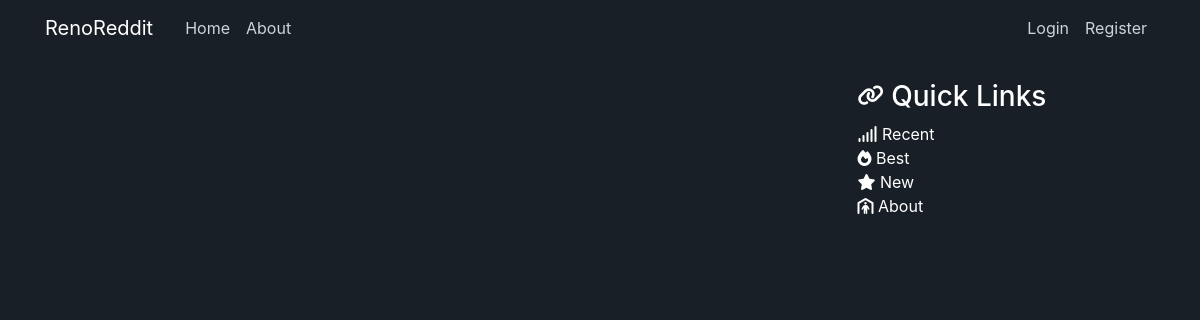
The page /renoreddit/ on the database as committed earlier.
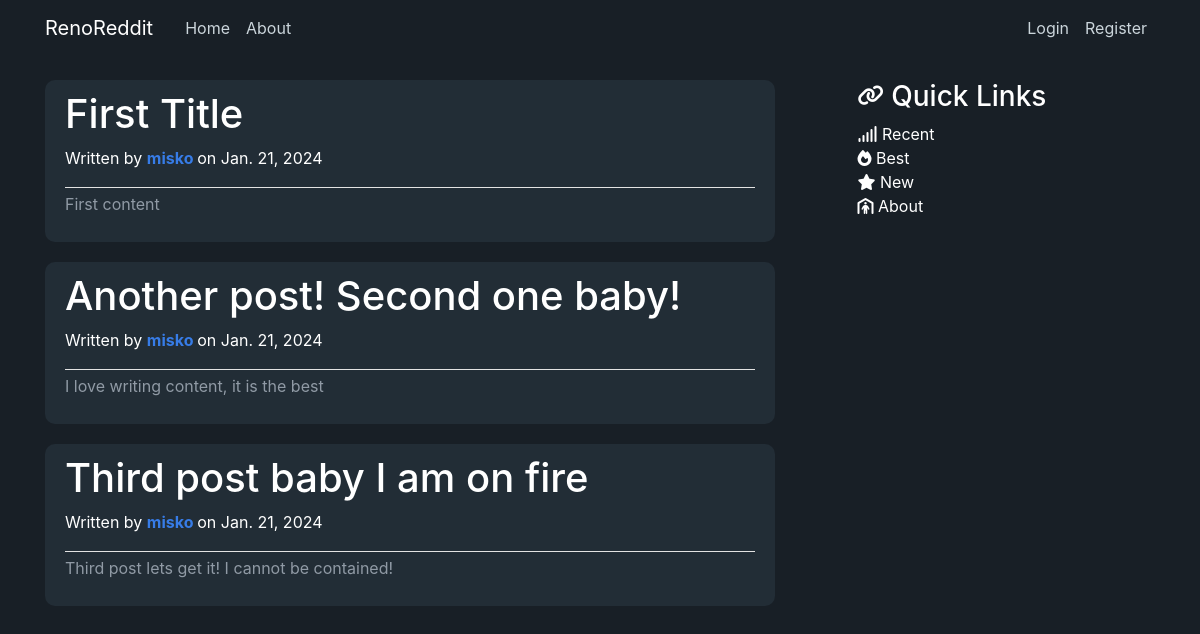
The same page on the database as committed later.
### renoreddit/models.py (models this page shows, shortened)
class Post(models.Model):
    title = models.CharField(max_length=75)
    content = models.TextField(default='') # similar to CharField, but textfield is unrestricted text
    date_posted = models.DateTimeField(default=timezone.now)
    author = models.ForeignKey(User, on_delete=models.CASCADE) # on_delete with this value is a one way street, if a user is deleted entirely, all of their posts will also be deleted

### renoreddit/views.py (the view)
# urls.py: path('', views.home, name='renoreddit-home'),
def home (request):
    context = {
        'posts': Post.objects.all()
    }
    return render(request, 'renoreddit/home.html', context)

### renoreddit/templates/renoreddit/home.html
{% extends "renoreddit/base.html" %}
{% block content %}
    {% for post in posts %}
    <article class="media content-section">
        <div class="media-body">
            <div class="article-metadata">
                <h1 class="article-content">{{ post.title }}</h1>
                <p class="article-content">Written by <a class="article-author" href="#">{{ post.author }} </a>on {{ post.date_posted|date }}</p>
            </div>
            <p class="article-content article-paragraph">{{ post.content }}</p>
        </div>
    </article>
    {% endfor %}
{% endblock content %}

### renoreddit/templates/renoreddit/base.html (shortened to what this page needs)
{% load static %}
<!DOCTYPE html>
<html lang="en">
<head>
    <link rel="stylesheet" href="https://cdn.jsdelivr.net/npm/bootstrap@4.0.0/dist/css/bootstrap.min.css">
    <link rel="stylesheet" href="{% static 'renoreddit/main.css' %}" type="text/css">
</head>
<body>
    <header class="site-header">
        <nav class="navbar navbar-expand-md navbar-dark bg-steel fixed-top">
          <div class="container">
            <a class="navbar-brand mr-4" href="/">RenoReddit</a>
            <div class="collapse navbar-collapse" id="navbarToggle">
              <div class="navbar-nav mr-auto">
                <a class="nav-item nav-link" href="{% url 'renoreddit-home' %}">Home</a>
                <a class="nav-item nav-link" href="{% url 'renoreddit-about' %}">About</a>
              </div>
              <div class="navbar-nav">
                {% if user.is_authenticated %}
                  <a class="nav-item nav-link" href="{% url 'profile' %}">Profile</a>
                  <a class="nav-item nav-link" href="{% url 'logout' %}">Logout</a>
                {% else %}
                  <a class="nav-item nav-link" href="{% url 'login' %}">Login</a>
                  <a class="nav-item nav-link" href="{% url 'register' %}">Register</a>
                {% endif %}
              </div>
            </div>
          </div>
        </nav>
      </header>
    <main role="main" class="container">
        <div class="row">
          <div class="col-md-8">
            {% block content %}{% endblock %}
          </div>
          <div class="col-md-4">
            <div class="content-container">
              <h3><i class="fa-solid fa-link fa-xs"></i> Quick Links</h3>
                <ul class="list-group" style="list-style-type: none;">
                  <li class=""><span class="fa-container"><i class="fa-solid fa-signal"></i></span> Recent</li>
                  <li class=""><span class="fa-container"><i class="fa-solid fa-fire"></i></span> Best</li>
                  <li class=""><span class="fa-container"><i class="fa-solid fa-star"></i></span> New</li>
                  <li class=""><span class="fa-container"><i class="fa-solid fa-person-shelter"></i></span> About</li>
                </ul>
            </div>
          </div>
        </div>
      </main>
</body>
</html>

### renoreddit/static/renoreddit/main.css (style rules this page uses)
body { background: #fafafa; color: #333333; margin-top: 5rem; }
h1, h2, h3, h4, h5, h6 { color: #444444; }
ul { margin: 0; }
.bg-steel, body { background-color: rgb(24, 31, 38); }
.site-header .navbar-nav .nav-link { color: #cbd5db; }
.content-section { background-color: rgb(34, 45, 54); color: white; padding: 10px 20px; border-radius: 10px; margin-bottom: 20px; }
.article-author { color: rgb(55, 124, 231); font-weight: bolder; }
.article-content { white-space: pre-line; color: white; }
.article-paragraph { color: rgb(144, 154, 165); }
.article-metadata { padding-bottom: 1px; margin-bottom: 4px; border-bottom: 1px solid #e3e3e3 }
.content-container { color: white; margin: 0 auto; display: flex; flex-direction: column; width: 70%; }
.content-container h3 { color: white; }

Rows that differ between the two databases and show on the page:
added Post: title "First Title", author "misko", date_posted "Jan. 21, 2024", content "First content"
added Post: title "Another post! Second one baby!", author "misko", date_posted "Jan. 21, 2024", content "I love writing content, it is the best"
added Post: title "Third post baby I am on fire", author "misko", date_posted "Jan. 21, 2024", content "Third post lets get it! I cannot be contained!"
